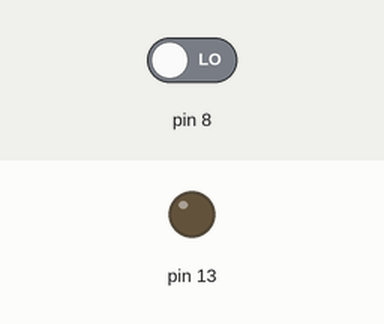
Simulated run of this sketch. Board: Arduino Uno, built with avr-gcc and run on an emulated ATmega328P. Parts: output pins drawn as LEDs (lit = HIGH). The test bench sets the inputs (shaded band); at power-on: pin 8 LOW.

Above: at 1.2 s.
1.3 s: pin 8 driven HIGH
At 2.2 s:
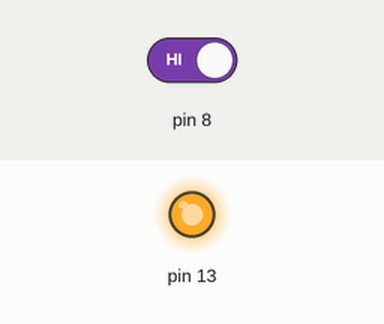
2.8 s: pin 8 driven LOW
At 3.3 s:
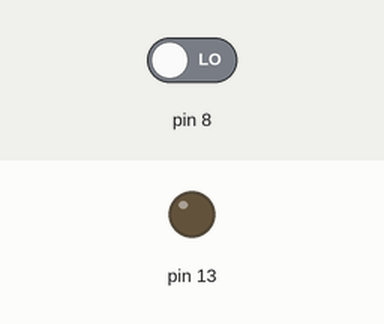
Timing chart, 0 to 5.8 s (numbered marks = the images above; inputs shaded):
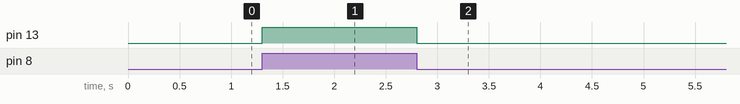

The sketch:

PROJECTO_CLIKA_BOT_O.ino
```cpp
void setup() {

  pinMode(13, OUTPUT);
  pinMode(8, INPUT);

}

void loop() {

  boolean ler = digitalRead(8);
  if(ler==HIGH){
    digitalWrite(13,HIGH);
  }else{
    digitalWrite(13,LOW);
  }

}
```

Measured:
- after the input at 1.3 s, pin 13: LOW → HIGH at once
- after the input at 2.8 s, pin 13: HIGH → LOW at once
